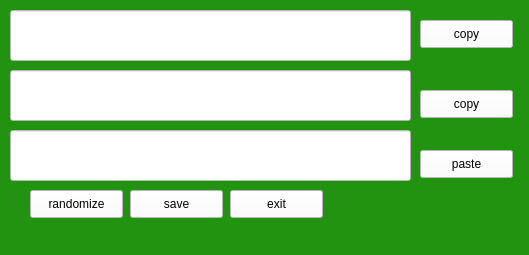
<?xml version="1.0" encoding="UTF-8"?>
<ui version="4.0">
 <class>MainWindow</class>
 <widget class="QMainWindow" name="MainWindow">
  <property name="geometry">
   <rect>
    <x>0</x>
    <y>0</y>
    <width>529</width>
    <height>255</height>
   </rect>
  </property>
  <property name="tabletTracking">
   <bool>false</bool>
  </property>
  <property name="contextMenuPolicy">
   <enum>Qt::PreventContextMenu</enum>
  </property>
  <property name="windowTitle">
   <string>MainWindow</string>
  </property>
  <property name="styleSheet">
   <string notr="true">background-color: rgb(34, 147, 17)
</string>
  </property>
  <property name="documentMode">
   <bool>false</bool>
  </property>
  <widget class="QWidget" name="centralwidget">
   <widget class="QLineEdit" name="lineEdit">
    <property name="geometry">
     <rect>
      <x>10</x>
      <y>10</y>
      <width>401</width>
      <height>51</height>
     </rect>
    </property>
    <property name="styleSheet">
     <string notr="true">background-color:rgb(255, 255, 255)</string>
    </property>
   </widget>
   <widget class="QPushButton" name="pushButton">
    <property name="geometry">
     <rect>
      <x>420</x>
      <y>20</y>
      <width>93</width>
      <height>28</height>
     </rect>
    </property>
    <property name="styleSheet">
     <string notr="true">background-color:rgb(255, 255, 255)</string>
    </property>
    <property name="text">
     <string>copy</string>
    </property>
   </widget>
   <widget class="QPushButton" name="pushButton_2">
    <property name="geometry">
     <rect>
      <x>130</x>
      <y>190</y>
      <width>93</width>
      <height>28</height>
     </rect>
    </property>
    <property name="styleSheet">
     <string notr="true">background-color:rgb(255, 255, 255)</string>
    </property>
    <property name="text">
     <string>save</string>
    </property>
   </widget>
   <widget class="QPushButton" name="pushButton_3">
    <property name="geometry">
     <rect>
      <x>30</x>
      <y>190</y>
      <width>93</width>
      <height>28</height>
     </rect>
    </property>
    <property name="styleSheet">
     <string notr="true">background-color:rgb(255, 255, 255)</string>
    </property>
    <property name="text">
     <string>randomize</string>
    </property>
   </widget>
   <widget class="QPushButton" name="pushButton_4">
    <property name="geometry">
     <rect>
      <x>420</x>
      <y>90</y>
      <width>93</width>
      <height>28</height>
     </rect>
    </property>
    <property name="styleSheet">
     <string notr="true">background-color:rgb(255, 255, 255)</string>
    </property>
    <property name="text">
     <string>copy</string>
    </property>
   </widget>
   <widget class="QPushButton" name="pushButton_5">
    <property name="geometry">
     <rect>
      <x>230</x>
      <y>190</y>
      <width>93</width>
      <height>28</height>
     </rect>
    </property>
    <property name="styleSheet">
     <string notr="true">background-color:rgb(255, 255, 255)</string>
    </property>
    <property name="text">
     <string>exit</string>
    </property>
   </widget>
   <widget class="QLineEdit" name="lineEdit_2">
    <property name="geometry">
     <rect>
      <x>10</x>
      <y>70</y>
      <width>401</width>
      <height>51</height>
     </rect>
    </property>
    <property name="styleSheet">
     <string notr="true">background-color:rgb(255, 255, 255)</string>
    </property>
   </widget>
   <widget class="QLineEdit" name="lineEdit_3">
    <property name="geometry">
     <rect>
      <x>10</x>
      <y>130</y>
      <width>401</width>
      <height>51</height>
     </rect>
    </property>
    <property name="styleSheet">
     <string notr="true">background-color:rgb(255, 255, 255)</string>
    </property>
   </widget>
   <widget class="QPushButton" name="pushButton_6">
    <property name="geometry">
     <rect>
      <x>420</x>
      <y>150</y>
      <width>93</width>
      <height>28</height>
     </rect>
    </property>
    <property name="styleSheet">
     <string notr="true">background-color:rgb(255, 255, 255)</string>
    </property>
    <property name="text">
     <string>paste</string>
    </property>
   </widget>
  </widget>
  <widget class="QStatusBar" name="statusbar"/>
 </widget>
 <resources/>
 <connections/>
</ui>
